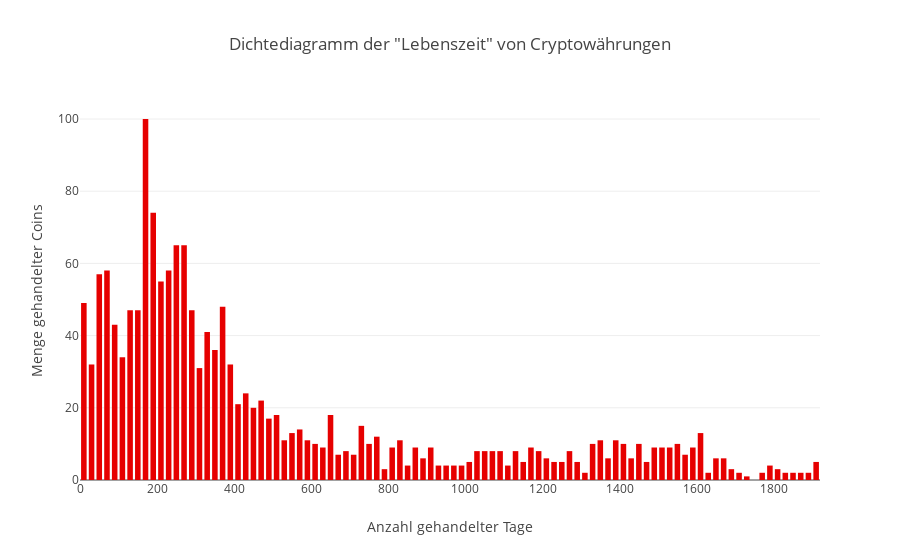

The notebook cell this image was saved under:
### Code cell
#Dichte Diagramm -> Wie viele Tage wurden die Coins überhaupt getraded?

import plotly.offline as py
import plotly.graph_objs as go
import numpy as np

trace0 = go.Histogram(
    x=df_densityDF['values'],
    xbins=dict(
        start=0,
        end=2100,
        size=20),
    marker=dict(
        color=('rgb(230,0,0)'),
    ),
    opacity=1
)
  
data = [trace0]

layout = go.Layout(
    title='Dichtediagramm der "Lebenszeit" von Cryptowährungen',
    xaxis=dict(
        title='Anzahl gehandelter Tage'
    ),
    yaxis=dict(
        title='Menge gehandelter Coins'
    ),
    bargap=0.2,
    bargroupgap=0.1
    )

fig = go.Figure(data=data, layout=layout)

py.iplot(fig, filename='density')

### Figure 1 — Plotly figure (JSON) as saved in the notebook; plotly's stock layout.template omitted (floating-point values rounded to 4 significant figures; data arrays with more than 128 entries replaced by an {"elided": "..."} marker saying what was removed)
{"data": [{"marker": {"color": "rgb(230,0,0)"}, "opacity": 1, "type": "histogram", "x": {"elided": "1632 int values"}, "xbins": {"end": 2100, "size": 20, "start": 0}}], "layout": {"bargap": 0.2, "bargroupgap": 0.1, "title": "Dichtediagramm der \"Lebenszeit\" von Cryptowährungen", "xaxis": {"title": "Anzahl gehandelter Tage"}, "yaxis": {"title": "Menge gehandelter Coins"}}}
